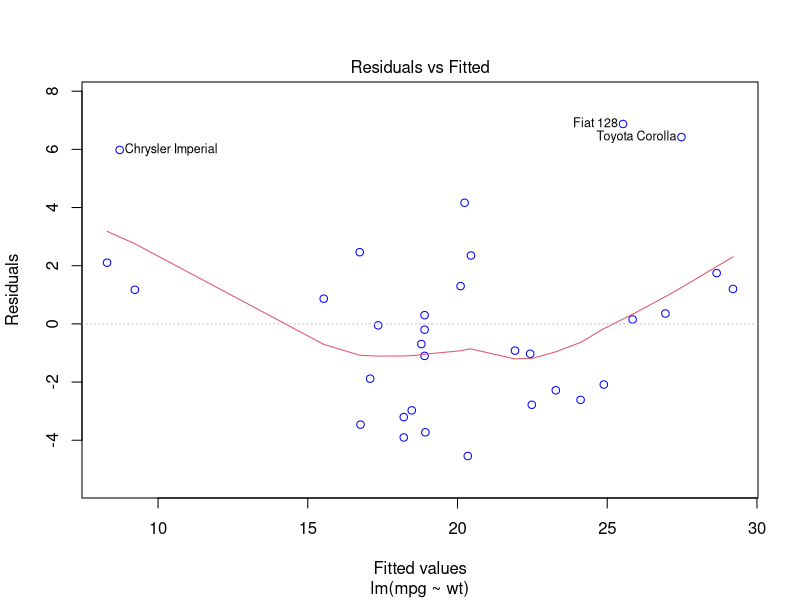
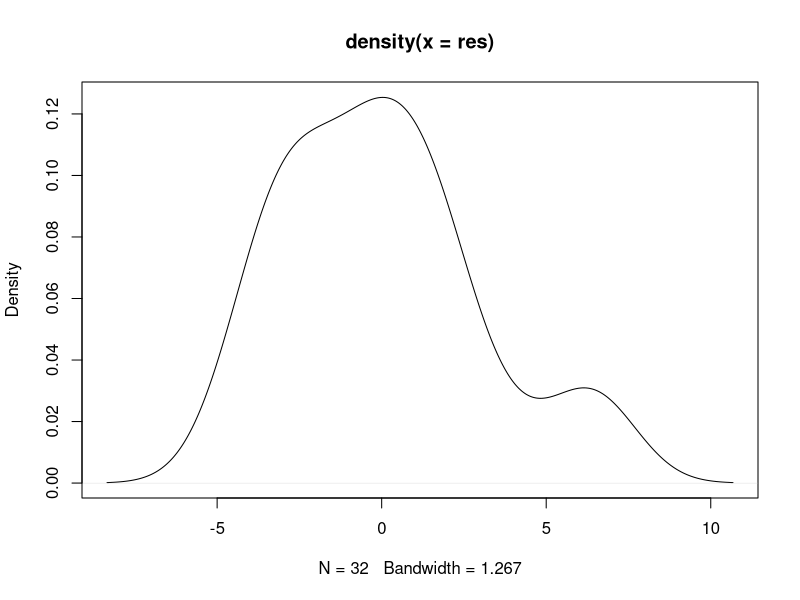
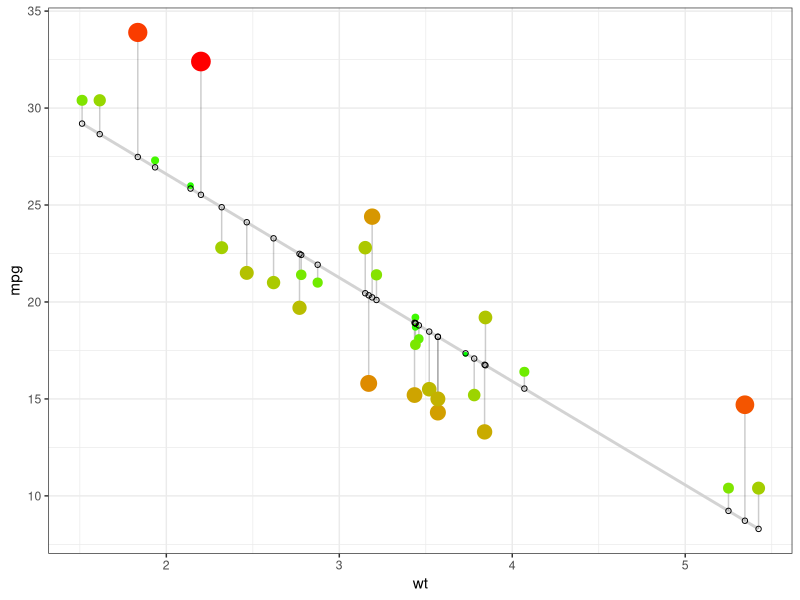

The R script that drew these images, in order:
library(ggplot2)
library(tidyverse)
data("mtcars"); head(mtcars)


#Regression
d <- mtcars
fit <- lm(mpg ~ wt, data = d) # fit the model
summary(fit)

plot(fit, which=1, col=c("blue")) # Residuals vs Fitted Plot

d$predicted <- predict(fit)   # Save the predicted values
d$residuals <- residuals(fit) # Save the residual values

res = resid(fit) #get list of residuals 
plot(density(res)) #plot historgram of residuals to check if residuals are more or less normally distributed

ggplot(d, aes(x = wt, y = mpg)) +
  geom_smooth(method = "lm", se = FALSE, color = "lightgrey") +     # regression line  
  geom_segment(aes(xend = wt, yend = predicted), alpha = .2) +      # draw line from point to line
  geom_point(aes(color = abs(residuals), size = abs(residuals))) +  # size of the points
  scale_color_continuous(low = "green", high = "red") +             # colour of the points mapped to residual size - green smaller, red larger
  guides(color = FALSE, size = FALSE) +                             # Size legend removed
  geom_point(aes(y = predicted), shape = 1) +
  theme_bw()